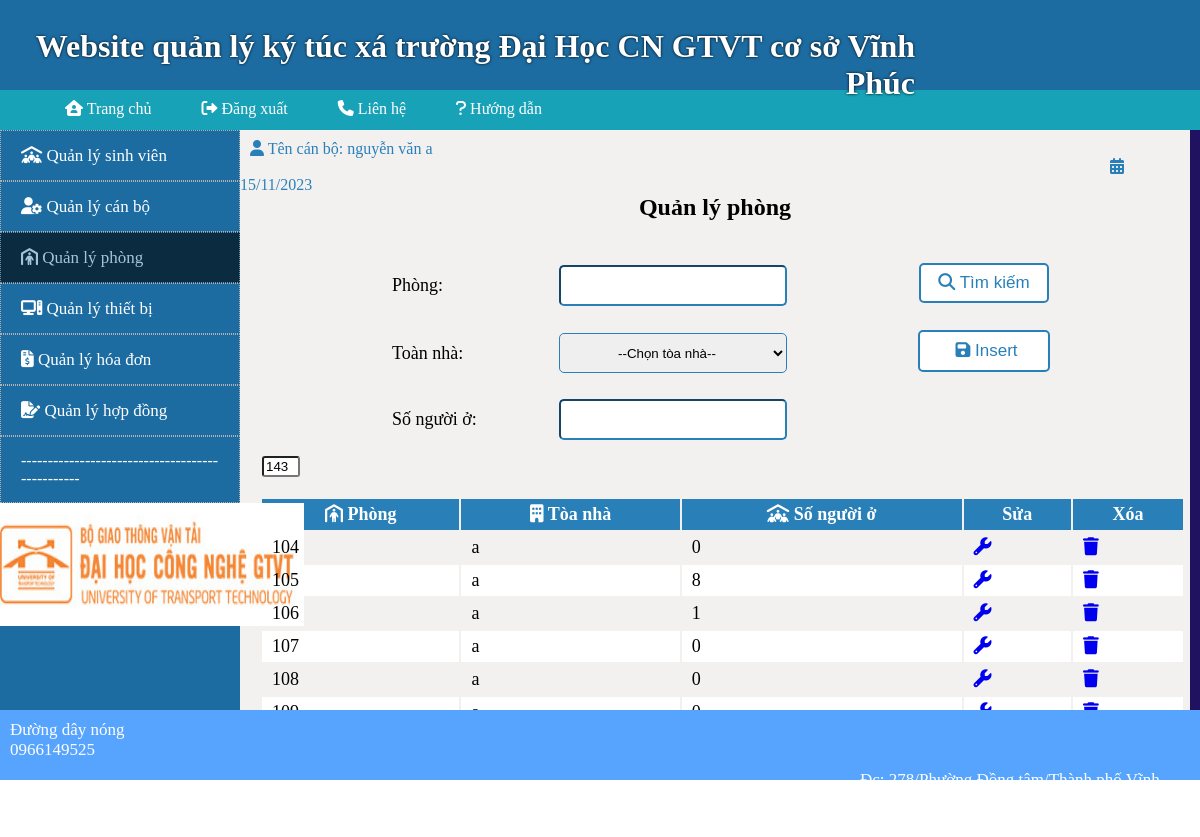
Page /Qlphong/Phong_find (signed in) on the committed database.
### tables this page shows
CREATE TABLE `phong` (
  `phong` int(11) NOT NULL,
  `toanha` varchar(50) NOT NULL,
  `sosvo` int(11) NOT NULL
);

### MVC/Core/Controller.php (called while the page is built, shortened)
<?php
class Controller{
	public function model($model){
		return new $model;
	}
	public function view($view,$data=[]){
        require_once "./MVC/views/".$view.".php";
    }
}
?>

### MVC/Controllers/Qlphong.php (called while the page is built, shortened)
<?php
class Qlphong extends Controller{
    public $tk;
    function __construct()
    {
        $this->tk=$this->model("Model_qlphong");
    }
    function Phong_find(){
    	$this->view("ViewMaster",[
            "page_find_phong"=>"Qlphong_view",
            'dl'=>$this->tk->phong_tk('','','')
    	]);
    }
}
?>

### MVC/Core/App.php (called while the page is built, shortened)
<?php
class App{
	protected $action="TrangChu";
	function __construct(){
		$arr = $this->urlProcessor();
		if(file_exists("./MVC/Controllers/".$arr[0].".php")){
			$this->controller=$arr[0];
			unset($arr[0]);
		}
		$this->controller = new $this->controller;
		if(isset($arr[1])){
			if(method_exists($this->controller,$arr[1])){
				$this->action = $arr[1];
			}
			unset($arr[1]);
		}
		$this->params=$arr?array_values($arr):[];
		call_user_func_array([$this->controller,$this->action],$this->params);
	}
	function urlProcessor(){
		if(isset($_GET["url"])){
			$url=filter_var(trim($_GET["url"],"/"));
			$url=explode("/", $url);
			return $url;
		}
	}
}
?>

### index.php (called while the page is built, shortened)
<?php
$myApp = new App();
?>

### MVC/Core/ConnectDB.php (called while the page is built, shortened)
<?php
class ConnectDB{
    protected $server = "localhost";
    protected $user = "root";
    protected $password ="";
    function __construct(){
        $this->con = mysqli_connect($this->server,$this->user,$this->password);
    }
}
?>

### MVC/Models/Model_qlphong.php (called while the page is built, shortened)
<?php
class Model_qlphong extends ConnectDB{
    function phong_tk($phg,$tnh,$sosvo){
		$sql = "SELECT * FROM phong
		WHERE phong like '%$phg%' AND toanha like '%$tnh%' AND sosvo like '%$sosvo%'";
		return mysqli_query($this->con,$sql);
	}
}
?>

### MVC/Views/Pages/View_qlphong/Qlphong_view.php (the view, shortened to what this page needs)
<!DOCTYPE html>
<html lang="en">
<head>
</head>
<body>
<form method="post" action="http://localhost/New-MVC/Qlphong/Timkiem_phong">
				<label style="padding-left: 10px;color:#2980B9;"><i class="fa-solid fa-user"></i> Tên cán bộ: <?php if(isset($_SESSION['user'])){echo $_SESSION['user'];} ?></label>
				<label style="padding-left: 870px;color:#2980B9;"><i class="fa-solid fa-calendar-days"></i> <?php date_default_timezone_set('Asia/Ho_Chi_Minh'); echo date('d/m/Y');?></label>
				<table>
					<caption><h2>Quản lý phòng</h2></caption>
					<tr>
						<td class="col1">
							<label>Phòng: </label>
						</td>
						<td class="col2">
							<input class="input" type="text" name="txtphong" value="<?php if(isset($data['phg'])){echo $data['phg'];} ?>">
						</td>
						<td  class="col3">
							<button class="submit" type="submit" name="submit_tk"><i class="fa-solid fa-magnifying-glass"></i> Tìm kiếm</button>
						</td>
					</tr>
					<tr>
						<td class="col1">Toàn nhà: </td>
						<td class="col2">
							<select class="dd2" name="ddtoanha">
							<option value="">--Chọn tòa nhà--</option>
							</select>
						</td>
						<td  class="col3">
							<a class="link"  href="http://localhost/New-MVC/Insert_phong/Themphong"><i class="fa-solid fa-floppy-disk"></i> Insert</a>
						</td>
					</tr>
					<tr>
						<td class="col1">
							<label>Số người ở: </label>
						</td>
						<td class="col2">
							<input class="input" type="text" name="txtsno" value="<?php if(isset($data['sosvo'])){echo $data['sosvo'];} ?>">
						</td>
						<td  class="col3">
						</td>
					</tr>
					<tr>
						<td colspan="3" class="thongbao">
						</td>
					</tr>
				</table>
				<table class="table" >
		            <tr style="background: #e9dcdc;">
                        <th><i class="fa-solid fa-person-shelter"></i> Phòng</th>
		                <th><i class="fa-solid fa-building"></i> Tòa nhà</th>
		                <th><i class="fa-solid fa-people-roof"></i> Số người ở</th>
						<th>Sửa</th>
						<th>Xóa</th>
		            </tr>
					<tr>
						<?php
						if(isset($data['dl']) && $data['dl']!=null){
							$dem=0;
							while($row=mysqli_fetch_assoc($data['dl'])){
								$dem++;
						?>
						<td><?php echo $row['phong'] ?></td>
						<td><?php echo $row['toanha'] ?></td>
						<td><?php echo $row['sosvo'] ?></td>
						<td>
							<a class="item"  href="http://localhost/New-MVC/Qlphong/Sua_phong/<?php echo $row['phong'];?>/<?php echo $row['toanha']; ?>">
							<i class="fa-solid fa-wrench item"></i></a>
						</td>
						<td>
							<a onclick="return confirm('Bạn có chắc chắn muốn xóa ?')" class="item"  href="http://localhost/New-MVC/Qlphong/Xoa_phong/<?php echo $row['phong']?>/<?php echo $row['toanha']; ?>">
							<i class="fa-solid fa-trash item"></i></a>
						</td>
					</tr>
						<?php
							}
						}
						if(!empty($data['dl'])){
							echo '<input class="dem" type="text" value="'.$dem.'" readonly>';
						}
						?>
		        </table>
    		</form>
</body>
</html>

### MVC/Views/ViewMaster.php (shortened to what this page needs)
<!DOCTYPE html>
<html lang="en">
<head>
	<link rel="stylesheet" type="text/css" href="http://localhost/New-MVC/Public/fontawesome-free-6.2.1-web/css/all.css">
</head>
<body>
	<div class="wrapper">
		<div class="header">
			<h1>Website quản lý ký túc xá trường Đại Học CN GTVT cơ sở Vĩnh Phúc</h1>
		</div>
		<div class="menu">
			<ul>
				<li><a href="<?php if (isset($_SESSION['login']) && $_SESSION['login']) {
									echo 'http://localhost/New-MVC/Home';
								} ?>"><i class="fa-solid fa-house-user"></i> Trang chủ</a></li>
				<li><a href="http://localhost/New-MVC/Login/dang_xuat"><?php if (isset($_SESSION['login'])) {
																			echo '<i class="fa-solid fa-right-from-bracket"></i>  Đăng xuất';
																		} else echo '<i class="fa-solid fa-right-to-bracket"></i> Đăng nhập'; ?></a>
				<li><a href=""><i class="fa-solid fa-phone"></i> Liên hệ</a></li>
				<li><a href=""><i class="fa-solid fa-question"></i> Hướng dẫn</a></li>
			</ul>
		</div>
		<?php
		if (!empty($_GET['url'])) {
			$str = $_GET['url'];
			$arr = explode("/", $str);
			$chuoi = $arr[0];
		}
		?>
		<div class="article">
			<ul>
				<li <?php echo (!empty($chuoi) && $chuoi == 'Qlsinhvien') ? "class='active'" : false; ?>><a href="<?php if (isset($_SESSION['login']) && $_SESSION['login']) {
																												echo 'http://localhost/New-MVC/Qlsinhvien/Sinhvien_find';
																											} else {
																												echo 'http://localhost/New-MVC/Login/xu_ly_chua_dn';
																											} ?>"><i class="fa-solid fa-people-roof"></i> Quản lý sinh viên</a></li>
				<li <?php echo (!empty($chuoi) && $chuoi == 'Qlcanbo' || $chuoi == 'Insert_canbo') ? "class='active'" : false; ?>>
					<a href="<?php if (isset($_SESSION['login']) && $_SESSION['login']) {
									if (isset($_SESSION['phanquyen']) && $_SESSION['phanquyen'] == 'cb001') {
										echo 'http://localhost/New-MVC/Qlcanbo/Canbo_find';
									}
								} ?>"><i class="fa-solid fa-user-gear"></i> Quản lý cán bộ</a>
				</li>
				<li <?php echo (!empty($chuoi) && $chuoi == 'Qlphong' || $chuoi == 'Insert_phong') ? "class='active'" : false; ?>>
					<a href="<?php if (isset($_SESSION['login']) && $_SESSION['login']) {
									echo 'http://localhost/New-MVC/Qlphong/Phong_find';
								} else {
									echo 'http://localhost/New-MVC/Login/xu_ly_chua_dn';
								} ?>"><i class="fa-solid fa-person-shelter"></i> Quản lý phòng</a>
				</li>
				<li <?php echo (!empty($chuoi) && $chuoi == 'Qlthietbi' || $chuoi == 'Insert_thietbi') ? "class='active'" : false; ?>>
					<a href="<?php if (isset($_SESSION['login']) && $_SESSION['login']) {
									echo 'http://localhost/New-MVC/Qlthietbi/Thietbi_find';
								} else {
									echo 'http://localhost/New-MVC/Login/xu_ly_chua_dn';
								} ?>"><i class="fa-solid fa-computer"></i> Quản lý thiết bị</a>
				</li>
				<li <?php echo (!empty($chuoi) && $chuoi == 'Qlhoadon' || $chuoi == 'Insert_hoadon') ? "class='active'" : false; ?>>
					<a href="<?php if (isset($_SESSION['login']) && $_SESSION['login']) {
									echo 'http://localhost/New-MVC/Qlhoadon/Hoadon_find';
								} else {
									echo 'http://localhost/New-MVC/Login/xu_ly_chua_dn';
								} ?>"><i class="fa-solid fa-file-invoice-dollar"></i> Quản lý hóa đơn</a>
				</li>
				<li <?php echo (!empty($chuoi) && $chuoi == 'Qlhopdong' || $chuoi == 'Insert_hopdong') ? "class='active'" : false; ?>>
					<a href="<?php if (isset($_SESSION['login']) && $_SESSION['login']) {
									echo 'http://localhost/New-MVC/Qlhopdong/Hopdong_find';
								} else {
									echo 'http://localhost/New-MVC/Login/xu_ly_chua_dn';
								} ?>"><i class="fa-solid fa-file-signature"></i> Quản lý hợp đồng</a>
				</li>
				<li style="color: white;">------------------------------------------------</li>
			</ul>
			<img src="http://localhost/New-MVC/Public/Image/logo.jpg">
		</div>
		<div class="aside">
			<?php
			if (isset($data["page_find_phong"])) {
				require_once "./MVC/Views/Pages/View_qlphong/" . $data["page_find_phong"] . ".php";
			}
			?>
		</div>
		<footer>
			<p>Ðường dây nóng<br>
				0966149525
			</p>
			<p class="dc">Đc: 278/Phường Đồng tâm/Thành phố Vĩnh Yên/Tỉnh Vĩnh Phúc.
			</p>
		</footer>
	</div>
</body>
</html>

### MVC/Views/ViewMaster.php (style rules this page uses)
* { margin: 0px; }
.wrapper { width: 100%; margin: 0px auto; background: #B3B3B3; }
.header { height: 70px; background: #1C6CA2; padding: 10px 15px; }
.menu { height: 40px; background: #17A2B7; }
.menu>ul>li { float: left; list-style: none; padding: 10px 25px; position: relative; }
.menu>ul>li>a { text-decoration: none; color: white; }
h1 { text-shadow: 0 0 3px black; text-align: right; padding-right: 270px; padding-top: 18px; color: white; }
.article { width: 20%; background-color: #1C6CA2; float: left; height: 580px; }
.article>ul { padding: 0px; }
.article>ul>li { list-style: none; padding: 14.5px 20px; border: #B1B1B1 dotted 1px; }
.article>ul>li>a { text-decoration: none; display: block; color: white; width: 100%; font-size: 17px; }
.article>ul>.active { display: block; background: black; opacity: 0.6; }
.article img { width: 304px; height: 123px; }
table { width: 60%; padding-top: 30px; padding-left: 70px; padding-right: 30px; }
.col2 { width: 80%; text-align: left; height: 25px; }
.col1 { width: 20%; text-align: left; height: 25px; color: #0008ff; }
.col3 { width: 100%; text-align: center; padding: 5px 35px; }
.aside { height: 570px; background-color: #f3f1f0; padding-top: 10px; border-right: solid 10px #211161; overflow-y: scroll; }
footer { height: 70px; background: #56A4FE; }
footer p { float: left; padding-top: 10px; padding-left: 10px; font-size: 17px; color: white; float: left; }
.dc { padding-left: 860px; }

### MVC/Views/Pages/View_qlphong/Qlphong_view.php (style rules this page uses)
* { margin: 0px; }
table { width: 100%;padding-top: 20px; padding-left: 20px; padding-right: 5px; }
.col1 { width:25%; color:blue;padding-top: 20px; padding-left: 130px;font-size: 18px;color: black; }
.col2 { width: 30%;padding-top: 20px;padding-left: 70px; }
.col3 { padding-left: 30px;padding-top: 20px; }
.dd2 { width: 228px; height: 40px; text-align: center; display: inline-block; border-radius: 5px; border-color: #2980B9; }
.input { width: 220px; height: 35px; display: inline-block; border-radius: 5px; border-color: #2980B9; font-size: 18px; }
.submit { width: 130px; height: 40px; background-color: white; color: #2980B9; border: 2px solid; border-radius: 5px; border-color: #2980B9; cursor: pointer; font-size: 17px; }
.thongbao { color: red; padding-top:10px; text-align: center; }
.table td,th { padding: 5px 10px; font-size: 18px; }
.table th { background: #2980B9; color: white; }
.table tbody tr:nth-child(odd) { background: white; }
.link { width: 123px; height: 20px; text-decoration: none; background-color: white; color: #2980B9; border: 2px solid; border-radius: 5px; border-color: #2980B9; cursor: pointer; font-size: 17px; font-family:arial; display: inline-block; padding-top: 9px; padding-left: 5px; padding-bottom: 9px; }
.dem { width:30px; margin-left:22px; border-radius: 3px; }

### rows in the picture
phong: phong "104", toanha "a", sosvo "0"
phong: phong "105", toanha "a", sosvo "8"
phong: phong "106", toanha "a", sosvo "1"
phong: phong "107", toanha "a", sosvo "0"
phong: phong "108", toanha "a", sosvo "0"

### other values in the picture
$_SESSION['user'] "nguyễn văn a"
